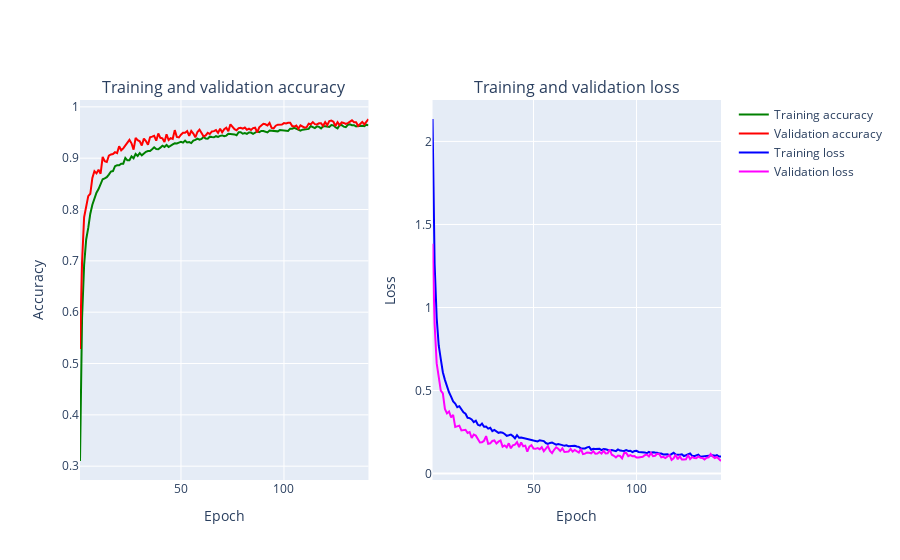

Notebook code for this chart:
### Markdown cell above
Now let's plot training and validation accuracy curves, as well as the loss curves.

### Code cell
def create_trace(x,y,ylabel,color):
        trace = go.Scatter(
            x = x,y = y,
            name=ylabel,
            marker=dict(color=color),
            mode = "lines",
            text=x
        )
        return trace
    
def plot_accuracy_and_loss(history):
    acc = history.history['accuracy']
    val_acc = history.history['val_accuracy']
    loss = history.history['loss']
    val_loss = history.history['val_loss']
    epochs = list(range(1,len(acc)+1))
    #define the traces
    trace_ta = create_trace(epochs,acc,"Training accuracy", "Green")
    trace_va = create_trace(epochs,val_acc,"Validation accuracy", "Red")
    trace_tl = create_trace(epochs,loss,"Training loss", "Blue")
    trace_vl = create_trace(epochs,val_loss,"Validation loss", "Magenta")
    fig = plotly.subplots.make_subplots(rows=1,cols=2, subplot_titles=('Training and validation accuracy',
                                                             'Training and validation loss'))
    #add traces to the figure
    fig.append_trace(trace_ta,1,1)
    fig.append_trace(trace_va,1,1)
    fig.append_trace(trace_tl,1,2)
    fig.append_trace(trace_vl,1,2)
    #set the layout for the figure
    fig['layout']['xaxis'].update(title = 'Epoch')
    fig['layout']['xaxis2'].update(title = 'Epoch')
    fig['layout']['yaxis'].update(title = 'Accuracy')
    fig['layout']['yaxis2'].update(title = 'Loss')
    #plot
    iplot(fig, filename='accuracy-loss')
    fig.update_layout(autosize=False,width=1150,height=500) # Remove this line to display the interactive chart only
    fig.show("svg") # Remove this line to display the interactive chart only
    
# Plot the accuracy and loss curves
plot_accuracy_and_loss(history)

### Figure 1 — Plotly figure (JSON) as saved in the notebook; plotly's stock layout.template omitted (floating-point values rounded to 4 significant figures; data arrays with more than 128 entries replaced by an {"elided": "..."} marker saying what was removed)
{"data": [{"marker": {"color": "Green"}, "mode": "lines", "name": "Training accuracy", "text": {"elided": "141 str values"}, "type": "scatter", "x": {"elided": "141 int values"}, "xaxis": "x", "y": {"elided": "141 float values"}, "yaxis": "y"}, {"marker": {"color": "Red"}, "mode": "lines", "name": "Validation accuracy", "text": {"elided": "141 str values"}, "type": "scatter", "x": {"elided": "141 int values"}, "xaxis": "x", "y": {"elided": "141 float values"}, "yaxis": "y"}, {"marker": {"color": "Blue"}, "mode": "lines", "name": "Training loss", "text": {"elided": "141 str values"}, "type": "scatter", "x": {"elided": "141 int values"}, "xaxis": "x2", "y": {"elided": "141 float values"}, "yaxis": "y2"}, {"marker": {"color": "Magenta"}, "mode": "lines", "name": "Validation loss", "text": {"elided": "141 str values"}, "type": "scatter", "x": {"elided": "141 int values"}, "xaxis": "x2", "y": {"elided": "141 float values"}, "yaxis": "y2"}], "layout": {"annotations": [{"font": {"size": 16}, "showarrow": false, "text": "Training and validation accuracy", "x": 0.225, "xanchor": "center", "xref": "paper", "y": 1, "yanchor": "bottom", "yref": "paper"}, {"font": {"size": 16}, "showarrow": false, "text": "Training and validation loss", "x": 0.775, "xanchor": "center", "xref": "paper", "y": 1, "yanchor": "bottom", "yref": "paper"}], "xaxis": {"anchor": "y", "domain": [0, 0.45], "title": {"text": "Epoch"}}, "xaxis2": {"anchor": "y2", "domain": [0.55, 1], "title": {"text": "Epoch"}}, "yaxis": {"anchor": "x", "domain": [0, 1], "title": {"text": "Accuracy"}}, "yaxis2": {"anchor": "x2", "domain": [0, 1], "title": {"text": "Loss"}}}}
